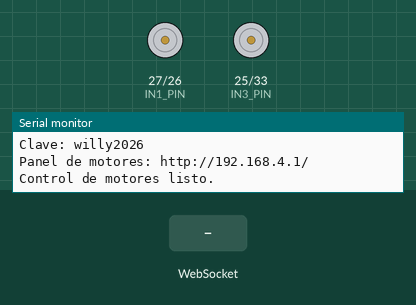
Bench run of a sketch on a simulated ESP32. Shown: motor-driver pin pairs drawn as motors (green arrow = first pin HIGH = forward, orange = second pin HIGH = backward, longer = more drive, scaled by the enable pin), the last lines printed to the serial monitor. The inputs (shaded band) are chosen by the test bench.

Above: at 1.2 s.
1.3 s: WebSocket text "F" received
At 1.7 s:
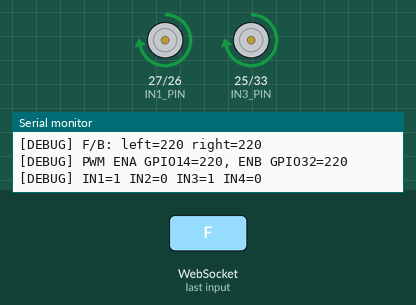
3.4 s: WebSocket text "B" received
At 3.8 s:
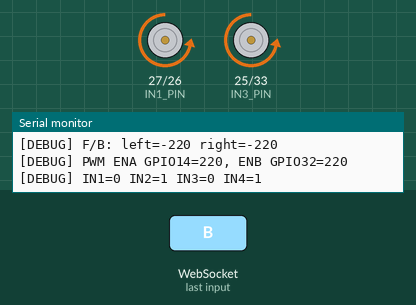
5.5 s: WebSocket text "L" received
At 5.9 s:
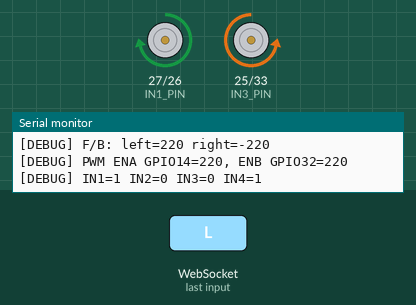
7.6 s: WebSocket text "R" received
At 8.0 s:
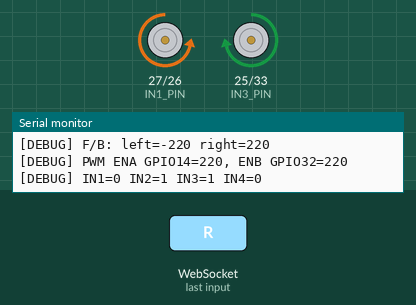
Timing chart, 0 to 10.6 s (numbered marks = the images above; inputs shaded):
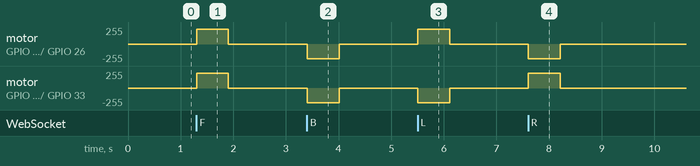

Measured:
- after the input at 1.3 s, motor on GPIO 27 (IN1_PIN) / GPIO 26 (IN2_PIN), motor on GPIO 25 (IN3_PIN) / GPIO 33 (IN4_PIN): stopped → forward 219/255 at once, → stopped 0.60 s later
- after the input at 3.4 s, motor on GPIO 27 (IN1_PIN) / GPIO 26 (IN2_PIN), motor on GPIO 25 (IN3_PIN) / GPIO 33 (IN4_PIN): stopped → backward 219/255 at once, → stopped 0.60 s later
- after the input at 5.5 s, motor on GPIO 27 (IN1_PIN) / GPIO 26 (IN2_PIN): stopped → forward 219/255 at once, → stopped 0.60 s later; motor on GPIO 25 (IN3_PIN) / GPIO 33 (IN4_PIN): stopped → backward 219/255 at once, → stopped 0.60 s later
- after the input at 7.6 s, motor on GPIO 27 (IN1_PIN) / GPIO 26 (IN2_PIN): stopped → backward 219/255 at once, → stopped 0.60 s later; motor on GPIO 25 (IN3_PIN) / GPIO 33 (IN4_PIN): stopped → forward 219/255 at once, → stopped 0.60 s later

The sketch:

movimiento_willy.ino
```cpp
#include <WiFi.h>
#include <AsyncTCP.h>
#include <ESPAsyncWebServer.h>
#include "web_pages.h"

// ESP32 Dev Module + L298N. Pines según Diagrama_conexiones_Willy.md.
const char *WIFI_SSID = "Robot_Willy_AP";
const char *WIFI_PASSWORD = "willy2026";

// Motor A = lado izquierdo; motor B = lado derecho.
constexpr uint8_t ENA_PIN = 14;
constexpr uint8_t IN1_PIN = 27;
constexpr uint8_t IN2_PIN = 26;
constexpr uint8_t ENB_PIN = 32;
constexpr uint8_t IN3_PIN = 25;
constexpr uint8_t IN4_PIN = 33;

constexpr uint32_t PWM_FREQUENCY = 5000;
constexpr uint8_t PWM_RESOLUTION = 8;
constexpr int SPEED_FORWARD = 220;
constexpr int SPEED_TURN_OUTER = 220;
constexpr int SPEED_TURN_INNER = 145;
constexpr uint32_t COMMAND_TIMEOUT_MS = 600;

AsyncWebServer server(80);
AsyncWebSocket socket("/ws");

volatile bool motorActive = false;
volatile uint32_t lastDriveCommandMs = 0;

void setMotor(int speed, uint8_t inA, uint8_t inB, uint8_t enablePin) {
  speed = constrain(speed, -255, 255);
  if (speed > 0) {
    digitalWrite(inA, HIGH);
    digitalWrite(inB, LOW);
  } else if (speed < 0) {
    digitalWrite(inA, LOW);
    digitalWrite(inB, HIGH);
  } else {
    digitalWrite(inA, LOW);
    digitalWrite(inB, LOW);
  }
  ledcWrite(enablePin, abs(speed));
}

void setMotors(int leftSpeed, int rightSpeed) {
  setMotor(leftSpeed, IN1_PIN, IN2_PIN, ENA_PIN);
  setMotor(rightSpeed, IN3_PIN, IN4_PIN, ENB_PIN);
}

void stopMotors() {
  setMotors(0, 0);
  motorActive = false;
}

void runCommand(char command) {
  int left = 0;
  int right = 0;

  switch (command) {
    case 'F':  // Adelante
      left = SPEED_FORWARD;
      right = SPEED_FORWARD;
      break;

    case 'B':  // Atrás: Ambos motores van en reversa (negativo)
      left = -SPEED_FORWARD;
      right = -SPEED_FORWARD;
      break;

    case 'L':  // Izquierda: Motor izquierdo avanza, derecho retrocede
      left = SPEED_TURN_OUTER;
      right = -SPEED_TURN_OUTER;
      break;

    case 'R':  // Derecha: Motor derecho avanza, izquierdo retrocede
      left = -SPEED_TURN_OUTER;
      right = SPEED_TURN_OUTER;
      break;

    case 'S':
      stopMotors();
      Serial.println("[MOTORES] STOP");
      return;

    default:
      stopMotors();
      Serial.printf("[WS] Comando no reconocido: '%c'\n", command);
      return;
  }

  setMotors(left, right);
  lastDriveCommandMs = millis();
  motorActive = true;

  Serial.printf("[DEBUG] F/B: left=%d right=%d\n", left, right);
  Serial.printf("[DEBUG] PWM ENA GPIO14=%d, ENB GPIO32=%d\n", abs(left), abs(right));
  Serial.printf("[DEBUG] IN1=%d IN2=%d IN3=%d IN4=%d\n",
                digitalRead(IN1_PIN), digitalRead(IN2_PIN),
                digitalRead(IN3_PIN), digitalRead(IN4_PIN));
}

void onWebSocketEvent(AsyncWebSocket *serverRef, AsyncWebSocketClient *client,
                      AwsEventType type, void *arg, uint8_t *data, size_t len) {
  (void)serverRef;
  (void)arg;
  switch (type) {
    case WS_EVT_CONNECT:
      Serial.printf("Control conectado: cliente #%u\n", client->id());
      break;
    case WS_EVT_DISCONNECT:
      stopMotors();
      Serial.println("Control desconectado; motores detenidos.");
      break;
    case WS_EVT_DATA:
      if (len > 0) {
        Serial.printf("[WS] Dato recibido: '%c' (%u bytes)\n",
                      static_cast<char>(data[0]), static_cast<unsigned int>(len));
        runCommand(static_cast<char>(data[0]));
      } else {
        Serial.println("[WS] Se recibio un mensaje vacio.");
      }
      break;
    default:
      break;
  }
}

void serveControl(AsyncWebServerRequest *request) {
  request->send_P(200, "text/html; charset=utf-8", PAGE_CONTROL);
}

void setup() {
  Serial.begin(115200);

  pinMode(IN1_PIN, OUTPUT);
  pinMode(IN2_PIN, OUTPUT);
  pinMode(IN3_PIN, OUTPUT);
  pinMode(IN4_PIN, OUTPUT);
  bool pwmA = ledcAttach(ENA_PIN, PWM_FREQUENCY, PWM_RESOLUTION);
  bool pwmB = ledcAttach(ENB_PIN, PWM_FREQUENCY, PWM_RESOLUTION);

  Serial.printf("[PWM] Motor A (GPIO 14): %s\n", pwmA ? "OK" : "ERROR");
  Serial.printf("[PWM] Motor B (GPIO 32): %s\n", pwmB ? "OK" : "ERROR");

  if (!pwmA || !pwmB) {
    Serial.println("[ERROR] Fallo al configurar PWM.");
    stopMotors();
    return;
  }
  stopMotors();

  WiFi.mode(WIFI_AP);
  if (!WiFi.softAP(WIFI_SSID, WIFI_PASSWORD)) {
    Serial.println("No se pudo crear el punto de acceso Wi-Fi.");
    return;
  }
  Serial.printf("Wi-Fi: %s\nClave: %s\n", WIFI_SSID, WIFI_PASSWORD);
  Serial.printf("Panel de motores: http://%s/\n", WiFi.softAPIP().toString().c_str());

  socket.onEvent(onWebSocketEvent);
  server.addHandler(&socket);

  server.on("/", HTTP_GET, serveControl);
  server.on("/control", HTTP_GET, serveControl);
  server.on("/control.html", HTTP_GET, serveControl);
  server.on("/index.html", HTTP_GET,
            [](AsyncWebServerRequest *request) {
              request->send_P(200, "text/html; charset=utf-8", PAGE_INDEX);
            });
  server.on("/explicacion.html", HTTP_GET,
            [](AsyncWebServerRequest *request) {
              request->send_P(200, "text/html; charset=utf-8", PAGE_EXPLICACION);
            });
  server.on("/control.css", HTTP_GET,
            [](AsyncWebServerRequest *request) {
              request->send_P(200, "text/css; charset=utf-8", CSS_CONTROL);
            });
  server.on("/diseno.css", HTTP_GET,
            [](AsyncWebServerRequest *request) {
              request->send_P(200, "text/css; charset=utf-8", CSS_DISENO);
            });

  server.begin();
  Serial.println("Control de motores listo.");
}

void loop() {
  if (motorActive && millis() - lastDriveCommandMs > COMMAND_TIMEOUT_MS) {
    stopMotors();
    Serial.println("Tiempo de seguridad agotado; motores detenidos.");
  }
  socket.cleanupClients();
  delay(5);
}
```

Source omitted: web_pages.h (38578 bytes)
